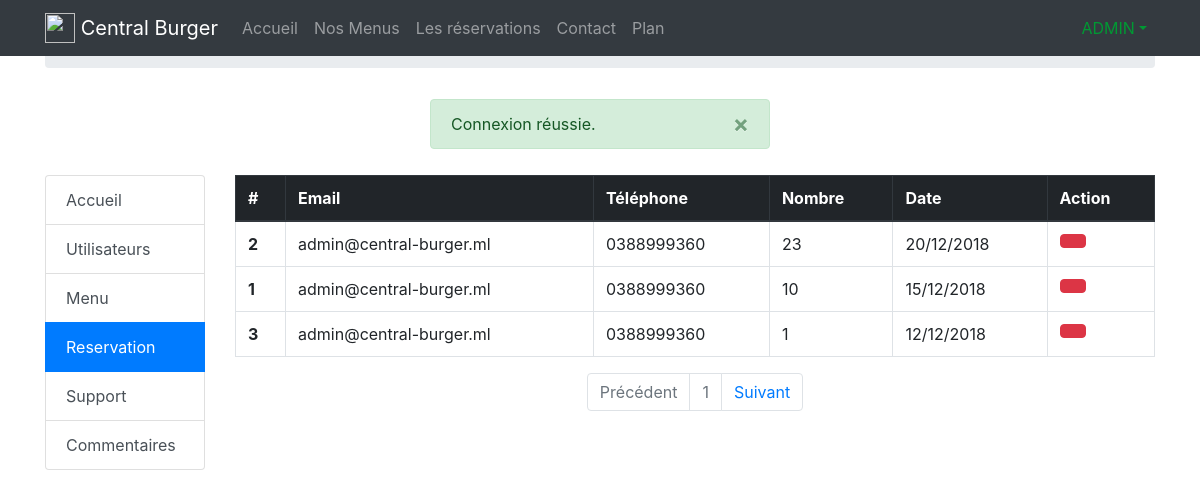
The page /admin/booking.php (signed in) on the database its author committed.
### tables this page shows
CREATE TABLE IF NOT EXISTS `users` (
`id` int(10) unsigned NOT NULL,
  `firstname` varchar(255) NOT NULL,
  `email` varchar(255) NOT NULL,
  `password` varchar(255) NOT NULL,
  `postal` varchar(255) NOT NULL,
  `birthday` date NOT NULL,
  `phone` varchar(255) NOT NULL,
  `permission` varchar(10) NOT NULL DEFAULT 'GUEST',
  `lastname` varchar(255) NOT NULL
);

CREATE TABLE IF NOT EXISTS `reservation` (
`id` int(10) unsigned NOT NULL,
  `users_id` int(10) unsigned NOT NULL,
  `menu_id` int(10) unsigned NOT NULL,
  `number` int(2) NOT NULL,
  `date` date NOT NULL
);

### app/app.php (called while the page is built, shortened)
<?php
require_once('PDOConnect.php');
require_once('SessionManagment.php');
require_once('User.php');
function load_header($page_name) {
    include_once('inc/header.php');
}
function load_footer() {
    include_once('inc/footer.php');
}

### app/User.php (called while the page is built, shortened)
<?php
class User {
    public $result, $id;
    public function __construct($id = null)
    {
        $this->id = $id;
        if ($id != null) {
            $pdo = new PDOConnect();
            $query = $pdo->pdo_start()->prepare("SELECT * FROM users WHERE id = ?");
            $query->execute([$this->id]);
            $this->result = $query->fetch(PDO::FETCH_ASSOC);
        }
    }
    public function getFirstName() {
        return $this->result['firstname'];
    }
    public function isAdmin() {
        return $this->result['permission'] == "ADMIN" ? true : false;
    }
}

### app/PDOConnect.php (called while the page is built, shortened)
<?php
class PDOConnect {
    public function __construct($sql = ["localhost", "rest", "root", null]) {
        try {
            $this->bdd = new PDO("mysql:host={$sql[0]};dbname={$sql[1]}", $sql[2], $sql[3],
                [
                    PDO::MYSQL_ATTR_INIT_COMMAND => 'SET NAMES utf8',
                    PDO::ATTR_ERRMODE => PDO::ERRMODE_EXCEPTION,
                ]
            );
        } catch (Exception $e) {
            die('Erreur : ' . $e->getMessage());
        }
    }
    public function pdo_start() {
        return $this->bdd;
    }
}
?>

### app/SessionManagment.php (called while the page is built, shortened)
<?php
class SessionManagment {
    public function flash($name) {
         $session = $_SESSION[$name];
         return $session;
    }
    public function isValid($name) {
        return isset($_SESSION[$name]) ? true : false;
    }
}

### app/Admin.php (called while the page is built, shortened)
<?php
class Admin
{
    public function getBooking($offset)
    {
        $pdo = new PDOConnect();
        $query = $pdo->pdo_start()->prepare("SELECT users.id AS 'user_id', users.email AS 'user_email', users.phone AS 'user_phone', reservation.id AS 'reservation_id', reservation.number AS 'reservation_number', DATE_FORMAT(reservation.date,'%d/%m/%Y') AS 'reservation_date', menu.id AS 'menu_id', menu.name AS 'menu_name' FROM reservation INNER JOIN users INNER JOIN menu WHERE users.id = reservation.users_id AND menu.id = reservation.menu_id ORDER BY reservation.date DESC LIMIT $offset");
        $query->execute();
        return $query->fetchAll(PDO::FETCH_ASSOC);
    }
    public function pagination($page)
    {
        $page = $page * 10;
        $pages = [
            $page - 10,
             $page,
        ];
        return $pages[0] < 0 ? 0 : $pages[0] . ',' . $pages[1];
    }
    public function paginationGetPageNumber($page)
    {
        if ($page != 1) {
            return [
                $page - 1,
                $page,
                $page + 1,
            ];
        } else {
            return [0,1,2];
        }
    }
}

### admin/booking.php (the view, shortened to what this page needs)
<?php
include('../app/app.php');
load_header('Panel Administration - Réservation');
require_once('../app/Admin.php');
$admin = new Admin();
if(isset($_GET['p'])) {
    $page = $_GET['p'];
} else {
    $page = 1;
}
?>
    <div class="row">
        <div class="col-2">
            <div class="list-group" id="list-tab" role="tablist">
                <a class="list-group-item list-group-item-action" href="./index.php" role="tab" aria-controls="admin_homepage">Accueil</a>
                <a class="list-group-item list-group-item-action" href="./users.php" role="tab" aria-controls="profile">Utilisateurs</a>
                <a class="list-group-item list-group-item-action" href="./menu.php" role="tab" aria-controls="menu">Menu</a>
                <a class="list-group-item list-group-item-action active" href="#" role="tab" aria-controls="res">Reservation</a>
                <a class="list-group-item list-group-item-action" href="./support.php" role="tab" aria-controls="support">Support</a>
                <a class="list-group-item list-group-item-action" href="./comment.php" role="tab" aria-controls="comment">Commentaires</a>
            </div>
        </div>
        <div class="col-10">
            <table class="table table-bordered">
                <thead class="thead-dark">
                <tr>
                    <th scope="col">#</th>
                    <th scope="col">Email</th>
                    <th scope="col">Téléphone</th>
                    <th scope="col">Nombre</th>
                    <th scope="col">Date</th>
                    <th scope="col">Action</th>
                </tr>
                </thead>
                <tbody>
                <?php foreach($admin->getBooking($admin->pagination($page)) as $booking) { ?>
                    <tr>
                        <th scope="row"><?= $booking['reservation_id']; ?></th>
                        <td><?= $booking['user_email']; ?></td>
                        <td><?= $booking['user_phone']; ?></td>
                        <td><?= $booking['reservation_number']; ?></td>
                        <td><?= $booking['reservation_date']; ?></td>
                        <td>
                            <a href="<?= root_folder; ?>/admin/process/booking/delete.php?id=<?= $booking['reservation_id']; ?>"><button type="button" class="btn btn-danger"><i class="fas fa-trash"></i></button></a>
                        </td>
                    </tr>
                <?php } ?>
                </tbody>
            </table>
            <nav aria-label="Page navigation example">
                <ul class="pagination justify-content-center">
                    <li class="page-item <?= $admin->paginationGetPageNumber($page)[0] == 0 ? 'disabled' : ''; ?>">
                        <a class="page-link" href="booking.php?p=<?= $admin->paginationGetPageNumber($page)[0] ?>" tabindex="-1">Précédent</a>
                    </li>
                    <li class="page-item disabled"><a class="page-link" href="booking.php?p=<?= $admin->paginationGetPageNumber($page)[1] ?>"><?= $admin->paginationGetPageNumber($page)[1] ?></a></li>
                    <li class="page-item">
                        <a class="page-link" href="booking.php?p=<?= $admin->paginationGetPageNumber($page)[2] ?>">Suivant</a>
                    </li>
                </ul>
            </nav>
        </div>
    </div>
<?php
load_footer();
?>

### app/inc/header.php (shortened to what this page needs)
<?php
if(isset($_COOKIE['user'])) {
  $user = new User($_COOKIE['user']);
}
$session = new SessionManagment();
?>
<html lang="fr">
<head>
    <link href="<?= resources_uri; ?>/css/bootstrap.min.css" rel="stylesheet">
    <link href="<?= resources_uri; ?>/css/style.css?v=<?= rand(); ?>" rel="stylesheet">
</head>
<body>
<nav class="navbar navbar-dark bg-dark fixed-top navbar-expand-lg">
    <div class="container">
        <a class="navbar-brand" href="<?= root_folder; ?>/index.php">
            <img src="<?= resources_uri; ?>/images/logo.png" width="30" height="30" class="d-inline-block align-top" alt="">
            <?= SITE_NAME; ?>
        </a>
        <div class="collapse navbar-collapse" id="navbarNav">
            <ul class="navbar-nav mr-auto">
                <li class="nav-item">
                    <a class="nav-link" href="<?= root_folder; ?>/index.php">Accueil</a>
                </li>
                <li class="nav-item">
                    <a class="nav-link" href="<?= root_folder; ?>/our-menus.php">Nos Menus</a>
                </li>
                <li class="nav-item">
                    <a class="nav-link" href="<?= root_folder; ?>/booking.php">Les réservations</a>
                </li>
                <li class="nav-item">
                    <a class="nav-link" href="<?= root_folder; ?>/contact.php">Contact</a>
                </li>
                <li class="nav-item">
                    <a class="nav-link" href="<?= root_folder; ?>/plan.php">Plan</a>
                </li>
            </ul>
            <?php if(isset($_COOKIE['user'])) { ?>
             <ul class="navbar-nav ml-auto">
                <li class="nav-item dropdown">
                    <a class="nav-link dropdown-toggle" <?= $user->isAdmin() ? 'style="color:  #009933"' : '' ?> href="#" id="navbarDropdown" role="button" data-toggle="dropdown" aria-haspopup="true" aria-expanded="false"><i class="fas fa-user"></i> <?= ucfirst($user->getLastName()) .'&nbsp;'. strtoupper($user->getFirstName()); ?></a>
                </li>
             </ul>
            <?php } ?>
        </div>
    </div>
</nav>
<?php if($page_name != 'Accueil') { ?>
    <div class="container">
        <nav style="padding-top: 20px;" aria-label="breadcrumb">
            <ol class="breadcrumb">
                <li class="breadcrumb-item"><a href="<?= root_folder; ?>/index.php">Accueil</a></li>
                <li class="breadcrumb-item active" aria-current="page"><?= $page_name; ?></li>
            </ol>
        </nav>
<?php
}
if($session->isValid('message')) { ?>
<div id="alert-message" style="padding-top: 15px; padding-bottom: 10px;" class="col-md-4 offset-4">
    <div class="alert <?= $session->flash('message-box-color'); ?> alert-dismissible fade show" role="alert">
        <?= $session->flash('message'); ?>
        <button onclick="alertRemove()" type="button" class="close" data-dismiss="alert" aria-label="Close">
            <span aria-hidden="true">&times;</span>
        </button>
    </div>
</div>
<?php } ?>

### app/inc/footer.php (shortened to what this page needs)
</div>
</body></html>

### rows shown on the page
users: firstname "ADMIN"
reservation: id "2", users.email "admin@central-burger.ml", users.phone "0388999360", number "23", reservation_date "20/12/2018"
reservation: id "1", users.email "admin@central-burger.ml", users.phone "0388999360", number "10", reservation_date "15/12/2018"
reservation: id "3", users.email "admin@central-burger.ml", users.phone "0388999360", number "1", reservation_date "12/12/2018"

### other values the page prints
SITE_NAME "Central Burger"
$session->flash('message') "Connexion réussie."
$admin->paginationGetPageNumber($page)[1] "1"
